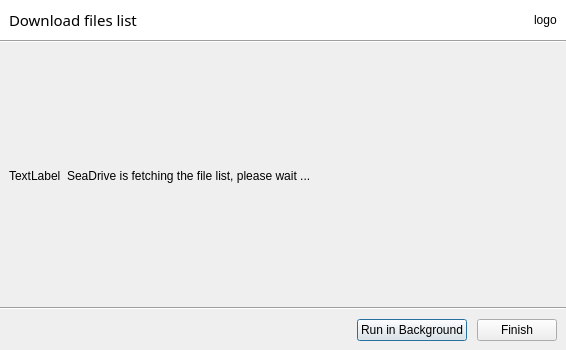
<?xml version="1.0" encoding="UTF-8"?>
<ui version="4.0">
 <class>InitSyncDialog</class>
 <widget class="QDialog" name="InitSyncDialog">
  <property name="geometry">
   <rect>
    <x>0</x>
    <y>0</y>
    <width>566</width>
    <height>350</height>
   </rect>
  </property>
  <property name="windowTitle">
   <string>Dialog</string>
  </property>
  <property name="styleSheet">
   <string notr="true">QLineEdit {
min-width: 260px;
}</string>
  </property>
  <layout class="QVBoxLayout" name="verticalLayout">
   <property name="spacing">
    <number>0</number>
   </property>
   <property name="leftMargin">
    <number>0</number>
   </property>
   <property name="topMargin">
    <number>0</number>
   </property>
   <property name="rightMargin">
    <number>0</number>
   </property>
   <property name="bottomMargin">
    <number>0</number>
   </property>
   <item>
    <widget class="QWidget" name="widget" native="true">
     <property name="styleSheet">
      <string notr="true">background: white;</string>
     </property>
     <layout class="QHBoxLayout" name="horizontalLayout_2">
      <item>
       <widget class="QLabel" name="mTitle">
        <property name="font">
         <font>
          <family>Sans Serif</family>
          <pointsize>11</pointsize>
         </font>
        </property>
        <property name="styleSheet">
         <string notr="true"/>
        </property>
        <property name="text">
         <string>Download files list</string>
        </property>
       </widget>
      </item>
      <item>
       <spacer name="horizontalSpacer_4">
        <property name="orientation">
         <enum>Qt::Horizontal</enum>
        </property>
        <property name="sizeHint" stdset="0">
         <size>
          <width>376</width>
          <height>20</height>
         </size>
        </property>
       </spacer>
      </item>
      <item>
       <widget class="QLabel" name="mLogo">
        <property name="text">
         <string>logo</string>
        </property>
       </widget>
      </item>
     </layout>
    </widget>
   </item>
   <item>
    <widget class="Line" name="line">
     <property name="orientation">
      <enum>Qt::Horizontal</enum>
     </property>
    </widget>
   </item>
   <item>
    <spacer name="verticalSpacer">
     <property name="orientation">
      <enum>Qt::Vertical</enum>
     </property>
     <property name="sizeHint" stdset="0">
      <size>
       <width>20</width>
       <height>85</height>
      </size>
     </property>
    </spacer>
   </item>
   <item>
    <widget class="QWidget" name="mWrapper" native="true">
     <layout class="QHBoxLayout" name="horizontalLayout_3">
      <item>
       <widget class="QLabel" name="mStatusIcon">
        <property name="text">
         <string notr="true">TextLabel</string>
        </property>
       </widget>
      </item>
      <item>
       <widget class="QLabel" name="mStatusText">
        <property name="text">
         <string>SeaDrive is fetching the file list, please wait ...</string>
        </property>
       </widget>
      </item>
      <item>
       <spacer name="horizontalSpacer_3">
        <property name="orientation">
         <enum>Qt::Horizontal</enum>
        </property>
        <property name="sizeHint" stdset="0">
         <size>
          <width>548</width>
          <height>17</height>
         </size>
        </property>
       </spacer>
      </item>
     </layout>
    </widget>
   </item>
   <item>
    <spacer name="verticalSpacer_2">
     <property name="orientation">
      <enum>Qt::Vertical</enum>
     </property>
     <property name="sizeHint" stdset="0">
      <size>
       <width>20</width>
       <height>85</height>
      </size>
     </property>
    </spacer>
   </item>
   <item>
    <widget class="Line" name="line_2">
     <property name="orientation">
      <enum>Qt::Horizontal</enum>
     </property>
    </widget>
   </item>
   <item>
    <layout class="QHBoxLayout" name="horizontalLayout">
     <property name="spacing">
      <number>10</number>
     </property>
     <property name="leftMargin">
      <number>9</number>
     </property>
     <property name="topMargin">
      <number>9</number>
     </property>
     <property name="rightMargin">
      <number>9</number>
     </property>
     <property name="bottomMargin">
      <number>9</number>
     </property>
     <item>
      <spacer name="horizontalSpacer">
       <property name="orientation">
        <enum>Qt::Horizontal</enum>
       </property>
       <property name="sizeHint" stdset="0">
        <size>
         <width>40</width>
         <height>20</height>
        </size>
       </property>
      </spacer>
     </item>
     <item>
      <widget class="QPushButton" name="mRunInBackgroundBtn">
       <property name="text">
        <string>Run in Background</string>
       </property>
      </widget>
     </item>
     <item>
      <widget class="QPushButton" name="mFinishBtn">
       <property name="text">
        <string>Finish</string>
       </property>
      </widget>
     </item>
    </layout>
   </item>
  </layout>
 </widget>
 <resources/>
 <connections/>
</ui>
